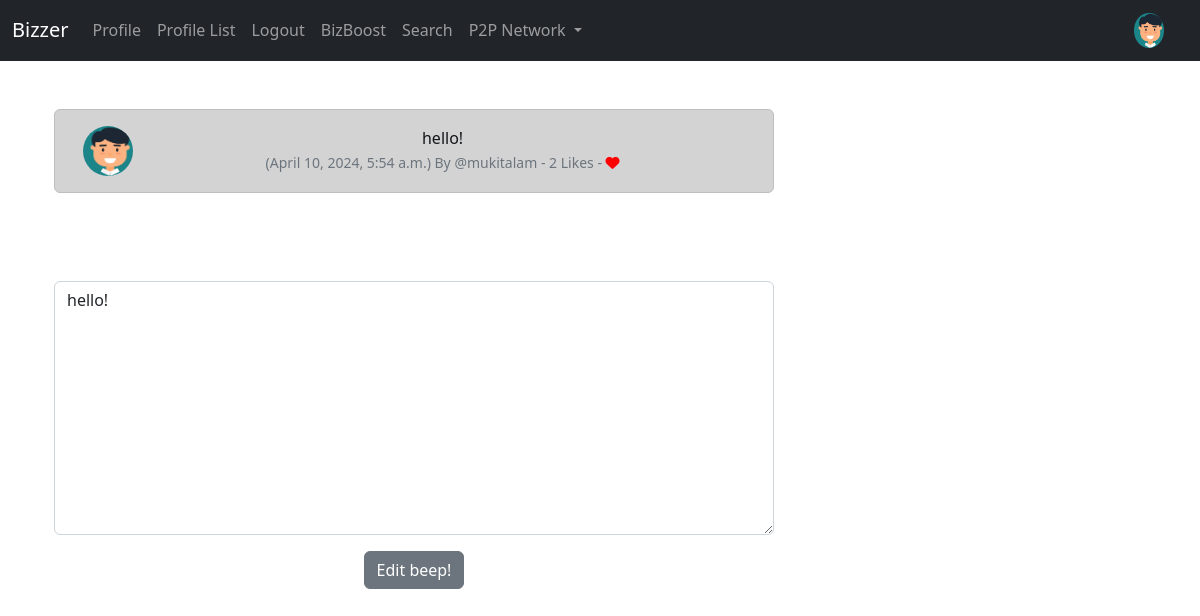
/edit_beep/11 (signed in), run on an earlier commit of the app's database.
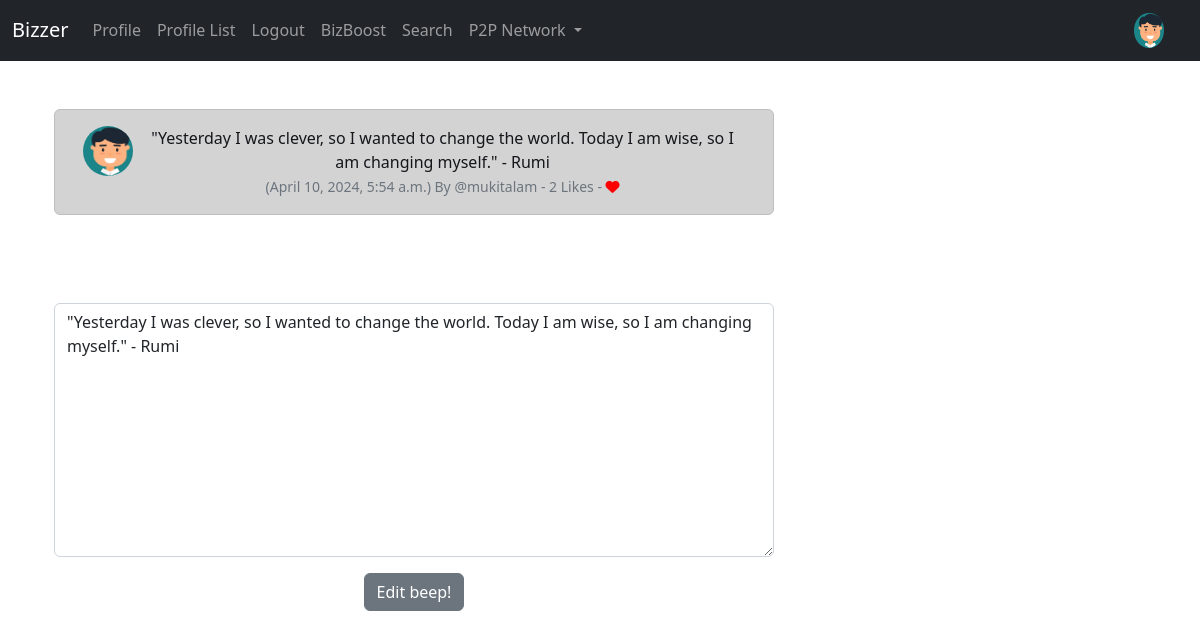
And on a later commit of the database.
### FA_overview/models.py (models this page shows, shortened)
class Profile(models.Model):
    INVESTOR = 'Investor'
    ENTREPRENEUR = 'Entrepreneur'
    PROFILE_TYPE_CHOICES = [
        (INVESTOR, 'Investor'),
        (ENTREPRENEUR, 'Entrepreneur'),
    ]
    user = models.OneToOneField(User, on_delete=models.CASCADE, related_name='profile')
    follows = models.ManyToManyField('self', related_name='followed_by', symmetrical=False, blank=True)
    Bio = models.TextField(max_length=1000, null=True, blank=True)
    profile_image = models.ImageField(null=True, blank=True, upload_to="images/")
    Industry = models.CharField(max_length=100, null=True, blank=True)
    investment_preference = models.CharField(max_length=100, null=True, blank=True)
    profile_type = models.CharField(max_length=20, choices=PROFILE_TYPE_CHOICES, null=True, blank=True)
    date_modified = models.DateField(auto_now=True, )

class Beep(models.Model):
    user = models.ForeignKey(
        User, related_name="Beeps",
        on_delete=models.DO_NOTHING
    )
    body = models.CharField(max_length=400)
    created_at = models.DateTimeField(auto_now_add=True)
    likes = models.ManyToManyField(User, related_name="Beep_like", blank=True)
    def number_of_likes(self):
        return self.likes.count()

### Bizzer_SocialMedia/views.py (the view)
# urls.py: path('edit_beep/<int:pk>', Bizzer_SocialMedia.views.edit_beep, name="edit_beep"),
def edit_beep(request, pk):
    if request.user.is_authenticated:
        beep = get_object_or_404(Beep, id=pk)
        if request.user.username == beep.user.username:
            form = BeepForm(request.POST or None, instance=beep)
            if request.method == "POST":
                if form.is_valid():
                    beep = form.save(commit=False)
                    beep.user = request.user
                    beep.save()
                    messages.success(request, ("Your beep Has Been Updated!"))
                    return redirect('base.html')
            else:
                return render(request, "edit_beep.html", {'form': form, 'beep': beep})
        else:
            messages.success(request, ("You Don't Own That beep!!"))
            return redirect('profile.html')
    else:
        messages.success(request, ("Please Log In To Continue..."))
        return redirect('base.html')

### FA_overview/forms.py
class BeepForm(forms.ModelForm):
    body = forms.CharField(required=True,
                           widget=forms.widgets.Textarea(
                               attrs={
                                   "placeholder": "Enter Your Biz Beep!",
                                   "class": "form-control",
                               }
                           ),
                           label="",
                           )
    class Meta:
        model = Beep
        exclude = ("user", "likes",)

### Bizzer_SocialMedia/Templates/edit_beep.html (shortened to what this page needs)
{% extends 'base.html' %}
{% load static %}
{% block content %}
	<div class="container text-center">
		<div class="row">
			<div class="col-8">
<br/>
		<div class="alert alert-dark" role="alert">
<div class="container">
	<div class="row">
		<div class="col-1">
		  {% if beep.user.profile.profile_image %}
				<img src="{{ beep.user.profile.profile_image.url }}" width=50 height=50 class="rounded-circle" alt="{{ profile.user.username }}">
				{% else %}
				<img src="{% static 'images/default_profile_pic.png' %}" width=50 height=50 class="rounded-circle" alt="{{ profile.user.username }}">
				{% endif %}
		</div>
		<div class="col-11">
		  {{ beep.body }}<br/>
		  <small class="text-muted">
		  	({{ beep.created_at}}) By
		  	@{{ beep.user.username }}
		  	- {{ beep.number_of_likes }} Likes -
		  	{% if user in beep.likes.all %}
		  	  <a href="{% url 'beep_like' beep.id %}">
	<i class="fa-solid fa-heart" style="color:red"></i>
		  	  </a>
		  	{% else %}
		  		<a href="{% url 'beep_like' beep.id %}">
		  <i class="fa fa-heart-o" style="color:red"></i>
		  		</a>
		  	{% endif %}
		  </small>
		</div><br/><br/>
			</div>
		</div>
	</div>
				<br/><br/><br/>
{% if form %}
<form  method=POST>
  	{{ form.as_p }}
  <button type="submit" class="btn btn-secondary">Edit beep!</button>
</form>
{% endif %}
</div>
{% endblock %}

### Bizzer_SocialMedia/Templates/base.html (shortened to what this page needs)
<!doctype html>
<html lang="en">
  <head>
    <link href="https://cdn.jsdelivr.net/npm/bootstrap@5.2.3/dist/css/bootstrap.min.css" rel="stylesheet">
  </head>
  <body>
    {% include 'navbar.html'%}
    <div class="container">
      <br/>
      {% block content %}{% endblock %}
    </div>
  </body>
</html>

### Bizzer_SocialMedia/Templates/navbar.html (shortened to what this page needs)
{% load static %}
<nav class="navbar navbar-expand-lg navbar-dark bg-dark">
  <div class="container-fluid">
    <a class="navbar-brand" href="{% url 'Bizzer' %}">Bizzer</a>
    <div class="collapse navbar-collapse" id="navbarSupportedContent">
      <ul class="navbar-nav me-auto mb-2 mb-lg-0">
        {% if user.is_authenticated %}
          <li class="nav-item">
            <a class="nav-link" href="{% url 'profile' request.user.id %}">Profile</a>
          </li>
        {% endif %}
        <li class="nav-item">
          <a class="nav-link" href="{% url 'profile_list' %}">Profile List</a>
        </li>
        {% if user.is_authenticated %}
          <li class="nav-item">
            <a class="nav-link" href="{% url 'logout' %}">Logout</a>
          </li>
          <li class="nav-item">
            <a class="nav-link" href="{% url 'home' %}">BizBoost</a>
          </li>
          <li class="nav-item">
            <a class="nav-link" href="{% url 'search' %}">Search</a>
          </li>
          <li class="nav-item dropdown">
            <a class="nav-link dropdown-toggle" href="#" id="navbarDropdown" role="button" data-bs-toggle="dropdown" aria-expanded="false">
              P2P Network
            </a>
          </li>
        {% endif %}
      </ul>
      {% if user.is_authenticated %}
      <ul class="navbar-nav ml-auto">
        <li class="nav-link navbar-brand">
          <a href="{% url 'profile' request.user.id %}">
            {% if user.profile.profile_image %}
              <img src="{{ user.profile.profile_image.url }}" class="rounded-circle" width="30" alt="Profile Image">
            {% else %}
              <img src="{% static 'images/default_profile_pic.png' %}" class="img-fluid rounded-circle" alt="Profile Image" width="30">
            {% endif %}
          </a>
        </li>
      </ul>
      {% endif %}
    </div>
  </div>
</nav>

What changed in the data, as far as the page shows it:
changed Beep "mukitalam": body "hello!" → "\"Yesterday I was clever, so I wanted to change the world. Today I am wise, so I am changing myself.\" - Rumi"
